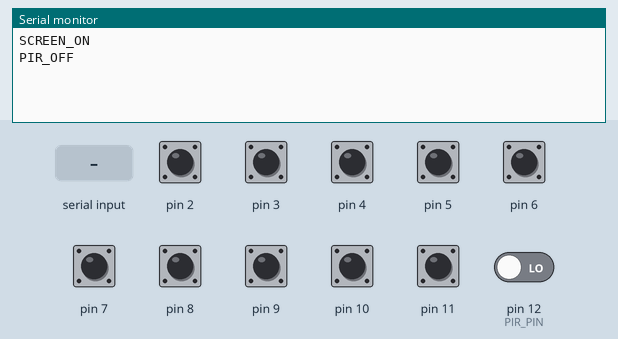
Recording of a sketch running on a simulated Arduino Uno, built with avr-gcc and run on an emulated ATmega328P. Shown: the last lines printed to the serial monitor. The inputs (shaded band) are chosen by the test bench; at power-on: pin 2–11 HIGH, pin 12 (PIR_PIN) LOW.

Above: at 1.4 s.
1.5 s: pin 2 pulled LOW for 0.15 s
At 1.9 s:
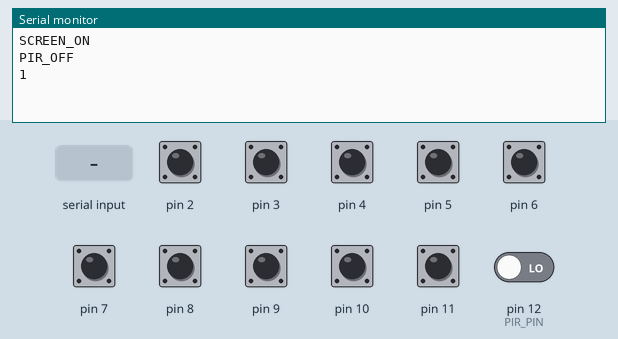
3.1 s: pin 11 pulled LOW for 0.15 s
At 4.3 s:
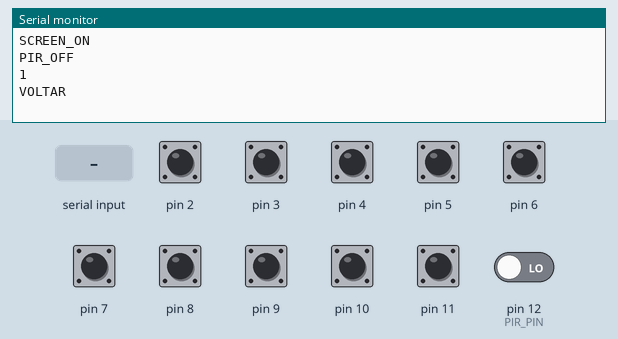
4.7 s: pin 12 (PIR_PIN) driven HIGH
At 5.8 s:
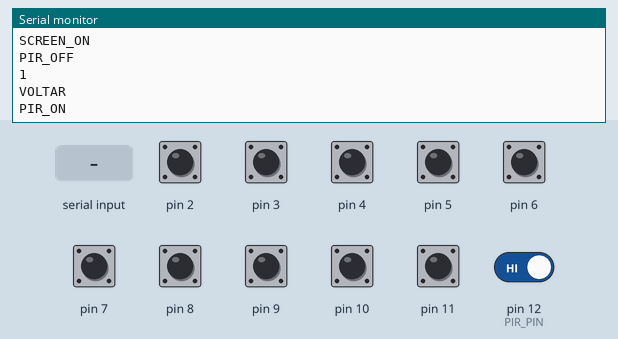
6.3 s: "SCREEN_FORCE_OFF\n" received over Serial
At 7.5 s:
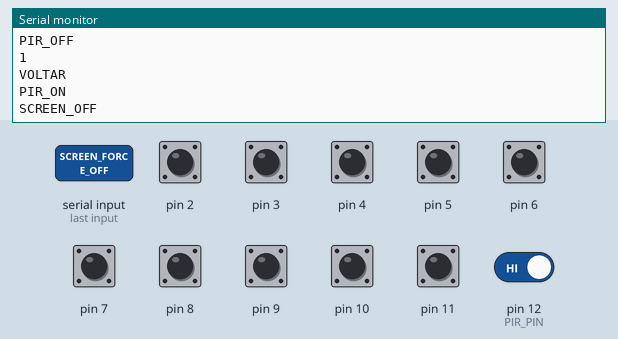

The sketch:

firmware_arduino.ino
```cpp
/*
 * =========================================================================
 * Life · Totem HTO — Firmware para Arduino Uno / Nano / Mega (100% USB)
 * Botões Físicos das Salas + Sensor de Presença PIR (Desliga/Liga Tela PC)
 * =========================================================================
 * Como usar:
 *   1) Grave este arquivo no Arduino Uno ou Nano pela Arduino IDE.
 *   2) Conecte o Arduino no computador do Totem via cabo USB.
 *   3) Abra o /totem no Google Chrome ou Microsoft Edge e clique em
 *      "Conectar USB" no rodapé da tela.
 *
 * Sensor de Presença (PIR HC-SR501):
 *   VCC -> 5V   |   GND -> GND   |   OUT -> D12
 *   - Envia "PIR_ON" / "PIR_OFF" quando o movimento mudar (LED verde/cinza)
 *   - Envia "SCREEN_OFF" após 15s sem movimento e "SCREEN_ON" ao detectar presença
 *
 * Ligação dos botões (sem resistor externo — usa INPUT_PULLUP):
 *   Um terminal do botão -> Pino digital (D2 a D11)   |   Outro terminal -> GND
 * =========================================================================
 */

#define USE_DIRECT_9_BUTTONS true

// ─── SENSOR DE PRESENÇA (PIR HC-SR501) ───
#define ENABLE_PRESENCE_SENSOR true
#define PIR_PIN                12
#define PIR_ACTIVE_HIGH        true
#define PIR_CONFIRM_MS         150UL     // Ignora micro-ruídos menores que 150ms
#define SCREEN_TIMEOUT_MS      15000UL   // 15s sem movimento -> desliga a tela do PC

struct ButtonConfig {
  uint8_t pin;
  const char* command;
  int lastReading;
  int stableState;
  unsigned long lastDebounceTime;
};

#if USE_DIRECT_9_BUTTONS
ButtonConfig buttons[] = {
  { 2,  "1",      HIGH, HIGH, 0 }, // D2  -> 1º Automação
  { 3,  "2",      HIGH, HIGH, 0 }, // D3  -> 2º Automação
  { 4,  "3",      HIGH, HIGH, 0 }, // D4  -> 3º Automação
  { 5,  "4",      HIGH, HIGH, 0 }, // D5  -> 1º Informática
  { 6,  "5",      HIGH, HIGH, 0 }, // D6  -> 2º Informática
  { 7,  "6",      HIGH, HIGH, 0 }, // D7  -> 3º Informática
  { 8,  "7",      HIGH, HIGH, 0 }, // D8  -> 1º Mecânica
  { 9,  "8",      HIGH, HIGH, 0 }, // D9  -> 2º Mecânica
  { 10, "9",      HIGH, HIGH, 0 }, // D10 -> 3º Mecânica
  { 11, "VOLTAR", HIGH, HIGH, 0 }, // D11 -> Botão Vermelho (Voltar)
};
#else
ButtonConfig buttons[] = {
  { 2, "AUTOMACAO",   HIGH, HIGH, 0 },
  { 3, "INFORMATICA", HIGH, HIGH, 0 },
  { 4, "MECANICA",    HIGH, HIGH, 0 },
  { 5, "ANO_1",       HIGH, HIGH, 0 },
  { 6, "ANO_2",       HIGH, HIGH, 0 },
  { 7, "ANO_3",       HIGH, HIGH, 0 },
  { 8, "VOLTAR",      HIGH, HIGH, 0 },
};
#endif

const size_t BUTTON_COUNT = sizeof(buttons) / sizeof(buttons[0]);
const unsigned long DEBOUNCE_MS = 45;

unsigned long lastActivityMs = 0;
unsigned long pirHighSinceMs = 0;
bool screenIsOn = true;
int lastPirState = -1; // -1 força envio do estado inicial real (PIR_ON ou PIR_OFF)
// 0 = AUTO (Sensor PIR), 1 = FORCE_ON, -1 = FORCE_OFF (vindo da Dashboard via USB)
int remoteMode = 0;
String serialRxBuffer = "";

void setScreenPower(bool on) {
  if (screenIsOn == on) return;
  screenIsOn = on;
  Serial.println(on ? "SCREEN_ON" : "SCREEN_OFF");
}

void handleSerialCommands() {
  while (Serial.available() > 0) {
    char c = (char)Serial.read();
    if (c == '\n' || c == '\r') {
      serialRxBuffer.trim();
      if (serialRxBuffer.length() > 0) {
        if (serialRxBuffer == "SCREEN_FORCE_OFF") {
          remoteMode = -1;
          setScreenPower(false);
        } else if (serialRxBuffer == "SCREEN_FORCE_ON") {
          remoteMode = 1;
          lastActivityMs = millis();
          setScreenPower(true);
        } else if (serialRxBuffer == "MODE_AUTO") {
          remoteMode = 0;
          lastActivityMs = millis();
          setScreenPower(true);
        }
      }
      serialRxBuffer = "";
    } else if (serialRxBuffer.length() < 32) {
      serialRxBuffer += c;
    }
  }
}

void setup() {
  Serial.begin(115200);
  delay(200);

  for (size_t i = 0; i < BUTTON_COUNT; i++) {
    pinMode(buttons[i].pin, INPUT_PULLUP);
  }

  if (ENABLE_PRESENCE_SENSOR) {
    pinMode(PIR_PIN, INPUT);
  }

  lastActivityMs = millis();
  Serial.println("SCREEN_ON");
}

void loop() {
  unsigned long now = millis();

  // 1) Escuta comandos vindos do /totem (Dashboard) via cabo USB
  handleSerialCommands();

  // 2) Leitura dos botões físicos com debounce
  for (size_t i = 0; i < BUTTON_COUNT; i++) {
    int reading = digitalRead(buttons[i].pin);
    if (reading != buttons[i].lastReading) {
      buttons[i].lastDebounceTime = now;
      buttons[i].lastReading = reading;
    }

    if ((now - buttons[i].lastDebounceTime) > DEBOUNCE_MS) {
      if (reading != buttons[i].stableState) {
        buttons[i].stableState = reading;
        if (buttons[i].stableState == LOW) {
          lastActivityMs = now;
          if (remoteMode == 0 && !screenIsOn) {
            setScreenPower(true);
          }
          if (remoteMode != -1) {
            Serial.println(buttons[i].command);
          }
        }
      }
    }
  }

  // 3) Sensor de presença PIR com filtro anti-ruído (envia PIR_ON/PIR_OFF só quando mudar)
  if (ENABLE_PRESENCE_SENSOR) {
    int pirVal = digitalRead(PIR_PIN);
    bool rawMotion = PIR_ACTIVE_HIGH ? (pirVal == HIGH) : (pirVal == LOW);

    bool motionDetected = false;
    if (rawMotion) {
      if (pirHighSinceMs == 0) pirHighSinceMs = now;
      if ((now - pirHighSinceMs) >= PIR_CONFIRM_MS) {
        motionDetected = true;
      }
    } else {
      pirHighSinceMs = 0;
    }

    int pirStateInt = motionDetected ? 1 : 0;
    if (pirStateInt != lastPirState) {
      lastPirState = pirStateInt;
      Serial.println(motionDetected ? "PIR_ON" : "PIR_OFF");
    }

    if (remoteMode == 0) {
      if (motionDetected) {
        lastActivityMs = now;
        if (!screenIsOn) {
          setScreenPower(true);
        }
      } else if (screenIsOn && (now - lastActivityMs >= SCREEN_TIMEOUT_MS)) {
        setScreenPower(false);
      }
    }
  }
}
```

Measured:
- after the input at 1.5 s, the serial monitor: prints a new line after 0.05 s (image 1)
- after the input at 3.1 s, the serial monitor: prints a new line after 0.05 s (image 2)
- after the input at 4.7 s, the serial monitor: prints a new line after 0.15 s (image 3)
- after the input at 6.3 s, the serial monitor: prints a new line at once (image 4)
